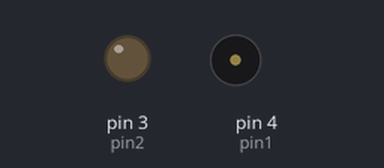
Recording of a sketch running on a simulated Arduino Uno, built with avr-gcc and run on an emulated ATmega328P. On the bench: output pins drawn as LEDs (lit = HIGH), buzzer (waves = sounding).

Above: at 0.1 s.
At 17.4 s:
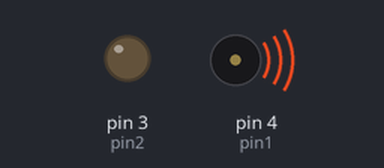
Timing chart, 0 to 32.3 s (numbered marks = the images above):
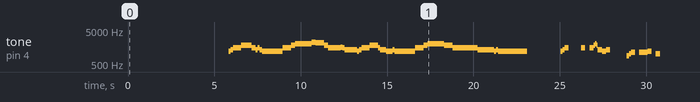

Measured:
- by itself, tone on pin 4 (pin1): plays 1175 Hz for 0.12 s, 1319 Hz for 0.12 s, 1480 Hz for 0.48 s, 1760 Hz for 0.60 s, 1480 Hz for 0.24 s, 1319 Hz for 0.12 s … (54 notes in this stretch)

The sketch:

Player.ino
```cpp
short tones1[]   = {1175,1319,1480,1760,1480,1480,1319,1480,1319,1175,1480,1760,1976,2217,2093,1760,1480,1568,1480,1319,1175,1319,1480,1760,1480,1319,1175,1319,1175,1480,1760,1976,1760,1480,1480,1319,1175,1319,1175,1175,1319,1480,1480,1480,1760,1976,1760,1319,1175,1319,880,988,1109,1109,1175,988,-1337}; //allways end with -1337
short lengths1[] = {120,120,480,600,120,120,120,120,120,1200,480,240,960,240,480,240,720,120,120,720,120,120,480,480,120,360,360,120,1200,480,240,960,480,480,960,960,120,120,1680,120,120,240,240,240,80,80,80,240,240,240,120,120,240,480,240,240,-1337}; //allways end with -1337
int timings1[]   = {3840,3960,4080,4560,5160,5280,5400,5520,5640,5760,6960,7440,7680,8640,8880,9360,9600,10320,10440,10560,11280,11400,11520,12000,12480,12600,12960,13320,13440,14640,15120,15360,16320,16800,17280,18240,19200,19320,19440,23040,23160,23280,24240,24720,24960,25040,25120,25200,25440,25680,26880,27000,27120,27600,28080,28560,-1337}; //allways end with -1337

//Acctually channel 2
short tones3[]    = {880,880,1175,1175,1109,1175,880,1175,1175,1109,880,740,740,659,659,587,587,-1337};
short lenghts3[]  = {1920 , 1920 , 1920 , 960 , 960 , 1920 , 1920 , 1920 , 960 , 960 , 1920 , 480 , 480 , 480 , 480 , 480 , 480 ,-1337};
int timings3[]    = {3840 , 5760 , 7680 , 9600 , 10560 , 11520 , 13440 , 15360 , 17280 , 18240 , 19200 , 23520 , 24000 , 25440 , 25920 , 27360 , 27840 ,-1337};
//tones 2 is acctualy channel 3
short tones2[]   = {294 , 440 , 587 , 440 , 294 , 440 , 587 , 370 , 440 , 587 , 440 , 370 , 294 , 370 , 294 , 392 , 294 , 392 , 294 , 440 , 294 , 440 , 440 , 294 , 440 , 587 , 440 , 294 , 370 , 440 , 587 , 440 , 392 , 294 , 392 , 587 , 440 , 494 , 370 , 494 , 440 , 440 , 294 , 440 , 587 , 440 , 294 , 440 , 587 , 440 , 587 , 587 , 554 , 554 , 494 , 494 , 587 , 587 ,-1337}; //allways end with -1337
short lengths2[] = {480 , 480 , 480 , 480 , 480 , 480 , 480 , 480 , 480 , 480 , 480 , 480 , 480 , 480 , 480 , 480 , 480 , 480 , 480 , 240 , 240 , 960 , 480 , 480 , 480 , 480 , 480 , 240 , 240 , 480 , 480 , 480 , 480 , 240 , 240 , 480 , 480 , 480 , 240 , 240 , 480 , 480 , 480 , 480 , 480 , 480 , 480 , 480 , 480 , 480 , 480 , 480 , 480 , 480 , 480 , 480 , 480 , 480 ,-1337}; //allways end with -1337
int timings2[]   = {0 , 480 , 960 , 1440 , 1920 , 2400 , 2880 , 3840 , 4320 , 4800 , 5280 , 5760 , 6240 , 6720 , 7200 , 7680 , 8160 , 8640 , 9120 , 9600 , 9840 , 10080 , 11040 , 11520 , 12000 , 12480 , 12960 , 13440 , 13680 , 13920 , 14400 , 14880 , 15360 , 15840 , 16080 , 16320 , 16800 , 17280 , 17760 , 18000 , 18240 , 18720 , 19200 , 19680 , 20160 , 20640 , 21120 , 21600 , 22080 , 22560 , 23520 , 24000 , 25440 , 25920 , 27360 , 27840 , 32160 , 32640 ,-1337}; //allways end with -1337
long tOld;

int i = 0;
int j = 0;

int pin1 = 4;
int pin2 = 3;


void setup() {
  // put your setup code here, to run once:
pinMode(pin1,OUTPUT);
pinMode(pin2,OUTPUT);


}

void loop() {
  // put your main code here, to run repeatedly:
delay(2000);
play(pin1);
}

void play(int pin1){


  tOld = millis();
  while(tones1[i != -1337]  ){

  if(tones1[i != -1337]){
    if(millis()-tOld>timings1[i]){
      tone(pin1,tones1[i],lengths1[i]);
      i++;
    }
  }


  delay(1);
}
  }
```
